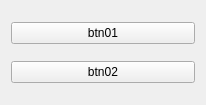
<?xml version="1.0" encoding="UTF-8"?>
<ui version="4.0">
 <class>Form</class>
 <widget class="QWidget" name="Form">
  <property name="geometry">
   <rect>
    <x>0</x>
    <y>0</y>
    <width>206</width>
    <height>105</height>
   </rect>
  </property>
  <property name="windowTitle">
   <string>testfrom</string>
  </property>
  <layout class="QVBoxLayout" name="verticalLayout">
   <item>
    <widget class="QPushButton" name="btn01">
     <property name="text">
      <string>btn01</string>
     </property>
    </widget>
   </item>
   <item>
    <widget class="QPushButton" name="btn02">
     <property name="text">
      <string>btn02</string>
     </property>
    </widget>
   </item>
  </layout>
 </widget>
 <resources/>
 <connections/>
</ui>
